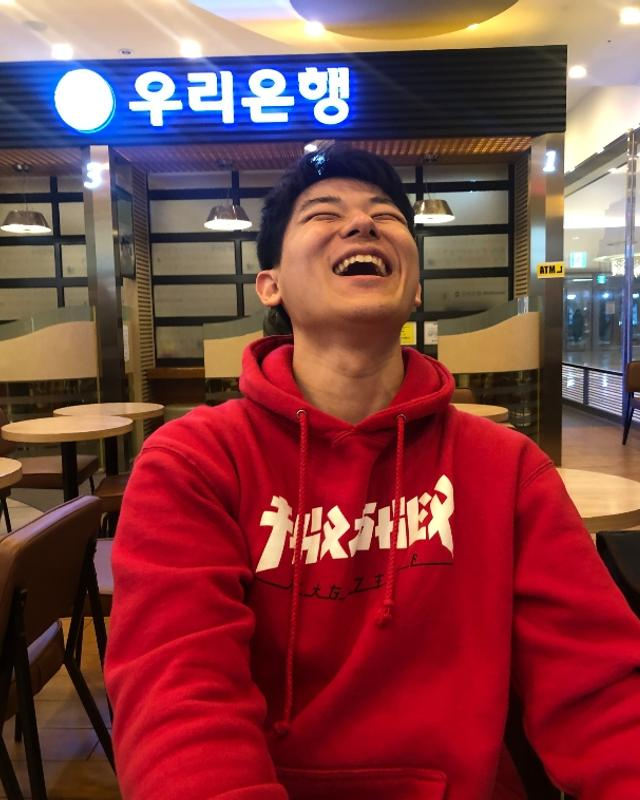
#> input picture Img/Minsoo.jpg, 640 x 800 px, found by its file name
$ python Test.py
#> lines starting #> are read from the running program, lines starting #| are printed output that depends on the picture
from Convolution import *
from FourierTransform import *
#import cupy as np
minsoo = np.array((np.mean(plt.imread(r"D:\Dropbox\Workspace\03 Python\05 MotionTracker\Motion-Tracker\Img\Minsoo.jpg"), axis = 2)+0.5)/256)
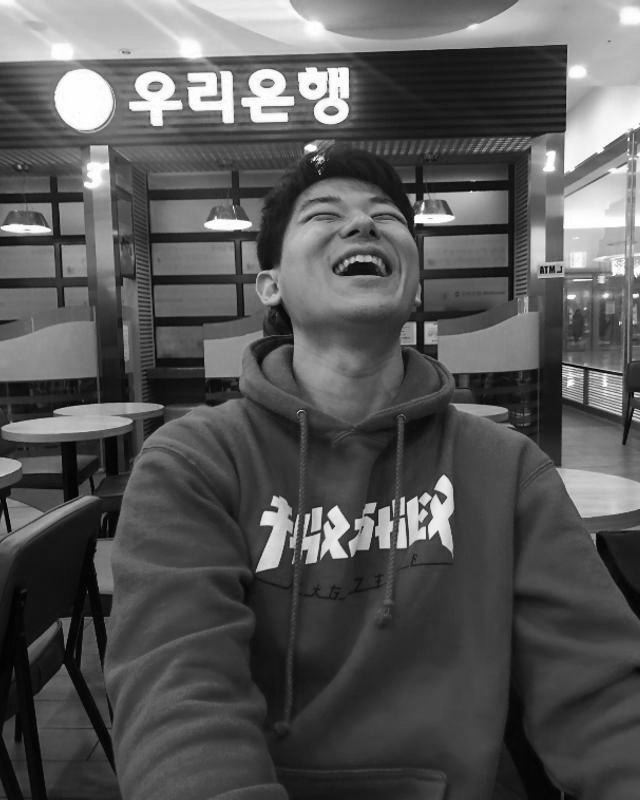
#> minsoo: shape (800, 640) float64; min 0.00326, max 0.998, mean 0.344
cMinsoo = np.array((plt.imread(r"D:\Dropbox\Workspace\03 Python\05 MotionTracker\Motion-Tracker\Img\Minsoo.jpg")+0.5)/256)
sobel = np.array([[-1,-1,-1],[-1,8,-1],[-1,-1,-1]])

$ run again, with Img/Poodle.jpg copied over Img/Minsoo.jpg
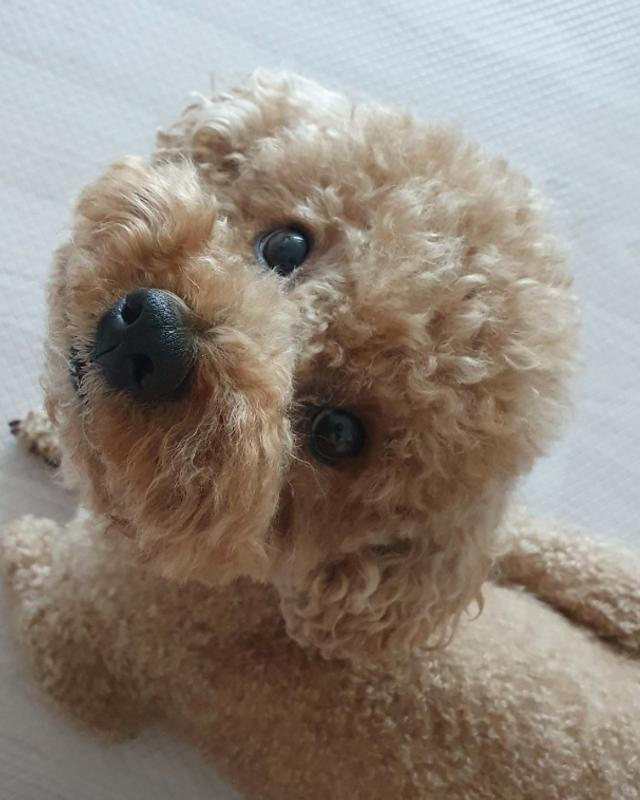
#> input picture Img/Poodle.jpg, 640 x 800 px, found by its file name
#> `minsoo = np.array((np.mean(plt.imread(r"D:\Dropbox\Workspace\03 Python..`:
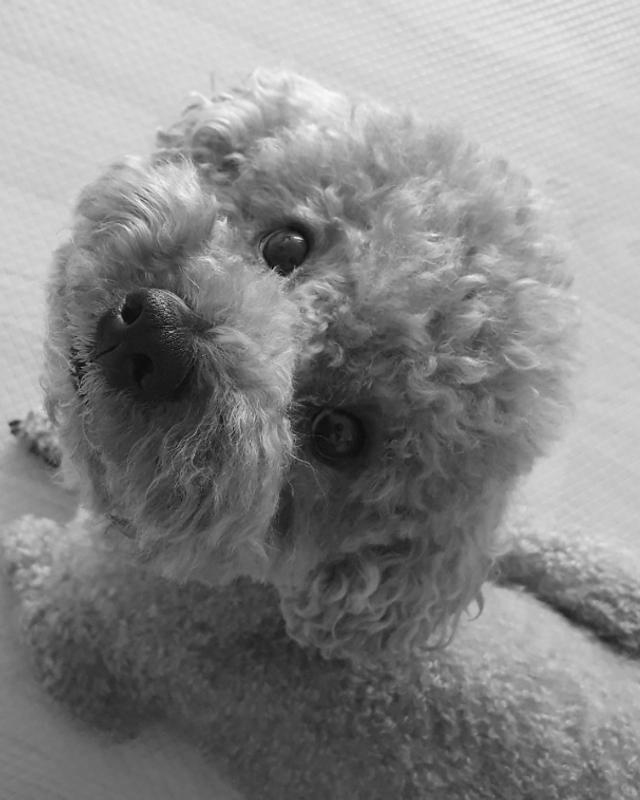
#> minsoo: shape (800, 640) float64; min 0.0189, max 0.979, mean 0.531
